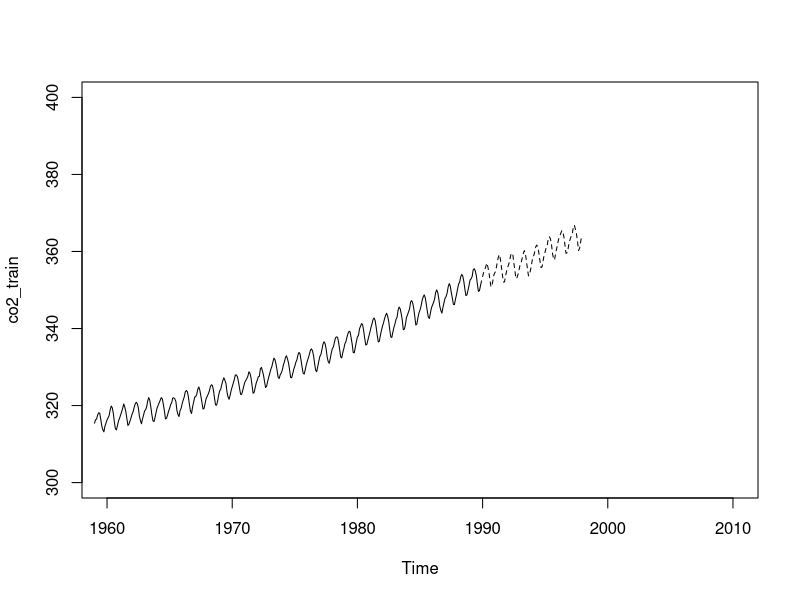
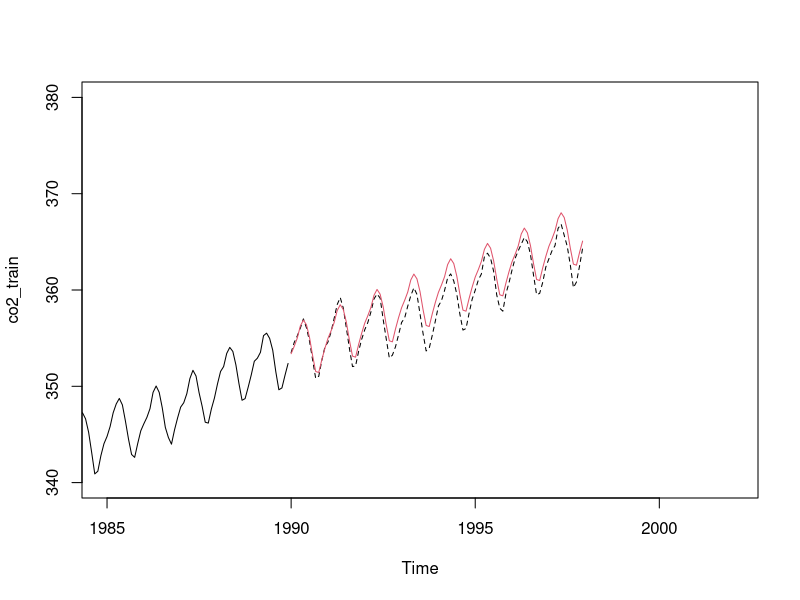
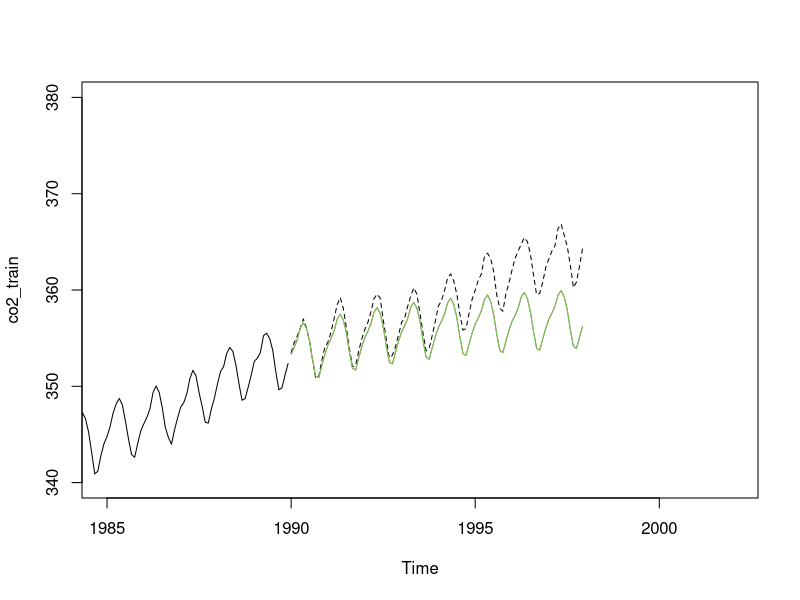
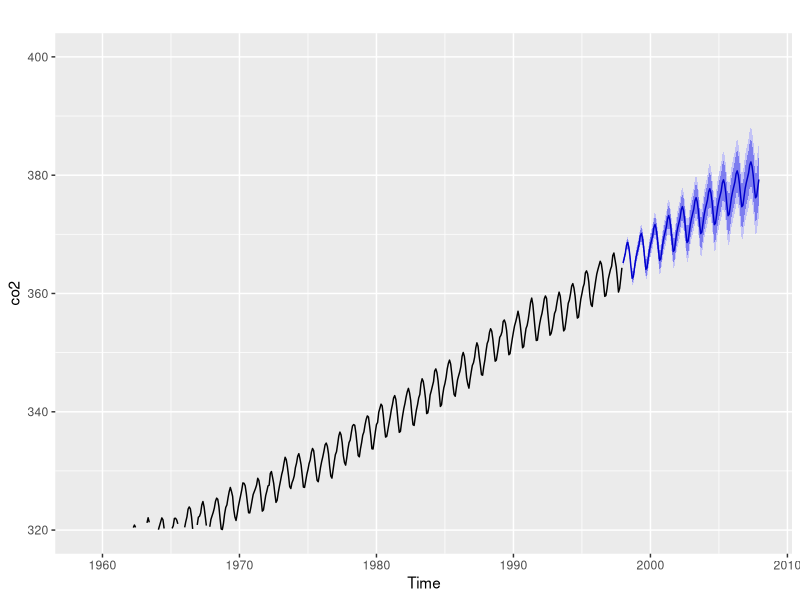

Generate these figures, in order, with R:
## ---- chunk 1
knitr::opts_chunk$set(echo = TRUE)
## ---- chunk 2
co2_train=window(co2,start=c(1959,1),end=c(1989,12))
co2_test=window(co2,start=c(1990,1),end=c(1997,12))
## ---- chunk 3
plot(co2_train,xlim=c(1960,2010),ylim=c(300,400))
lines(co2_test,lty=2)
## ---- chunk 4
#install.packages("forecast")
library(forecast)
h=hw(co2_train,seasonal='additive',h=96)
plot(co2_train,xlim=c(1985,2002),ylim=c(340,380))
lines(co2_test,lty=2)
lines(h$mean,col=2)
accuracy(h)
## ---- chunk 5
hd=hw(co2_train,seasonal='additive',damped=TRUE,h=96)
plot(co2_train,xlim=c(1985,2002),ylim=c(340,380))
lines(co2_test,lty=2)
lines(hd$mean,col=2)
lines(hd$mean,col=3)
print(sqrt(mean((hd$mean-co2_test)^2)))
## ---- chunk 6
h=hw(co2,seasonal='additive',damped=FALSE,h=120)
autoplot(co2,xlim=c(1985,2011),ylim=c(320,400))+autolayer(h)
h
